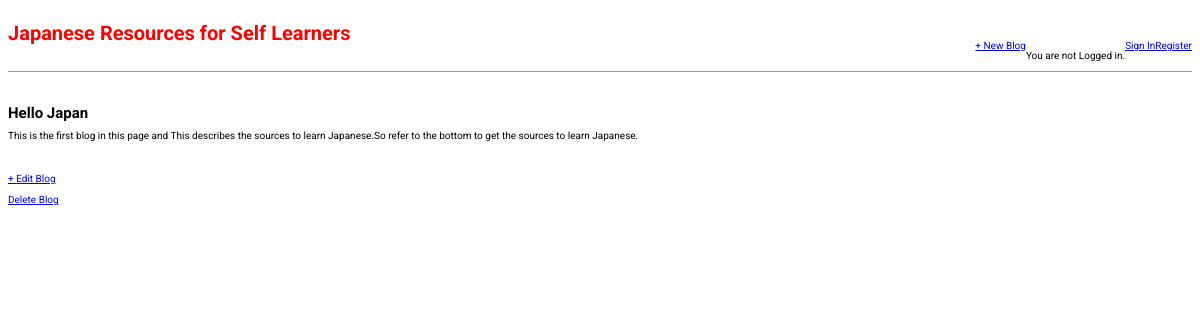
/post/1/, run on an earlier commit of the app's database.
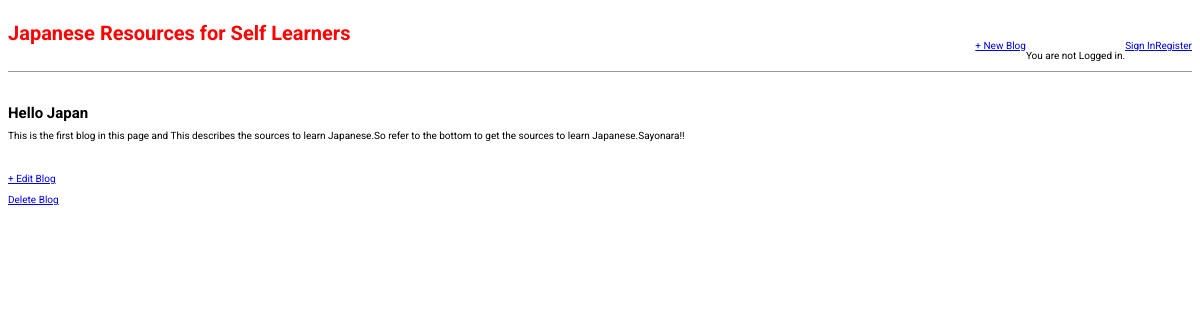
And on a later commit of the database.
### blog/models.py (models this page shows, shortened)
class Post(models.Model):
    title = models.CharField(max_length=200)
    author = models.ForeignKey(
        'auth.User',
        on_delete=models.CASCADE,
        )
    body = models.TextField()

### blog/views.py (the view)
# urls.py: path('post/<int:pk>/', BlogDetailView.as_view(), name='post-detail'),
class BlogDetailView(DetailView):
    model = Post
    template_name = 'post-detail.html'

### templates/post-detail.html
{% extends 'base.html' %}
{% block content %}
<div class="post-entry">
    <h2>{{ post.title }}</h2>
    <p>{{ post.body }}</p>
</div>
<p><a href="{% url 'post-edit' pk=object.pk %}">+ Edit Blog</a></p>
<p><a href="{% url 'post-delete' pk=object.pk %}">Delete Blog</a></p>
{% endblock content %}

What changed in the data, as far as the page shows it:
changed Post "Hello Japan": body "This is the first blog in this page and This describes the sources to learn Japanese.So refer to the bottom to get the sources to learn Japanese." → "This is the first blog in this page and This describes the sources to learn Japanese.So refer to the bottom to get the sources to learn Japanese.Sayonara!!"
